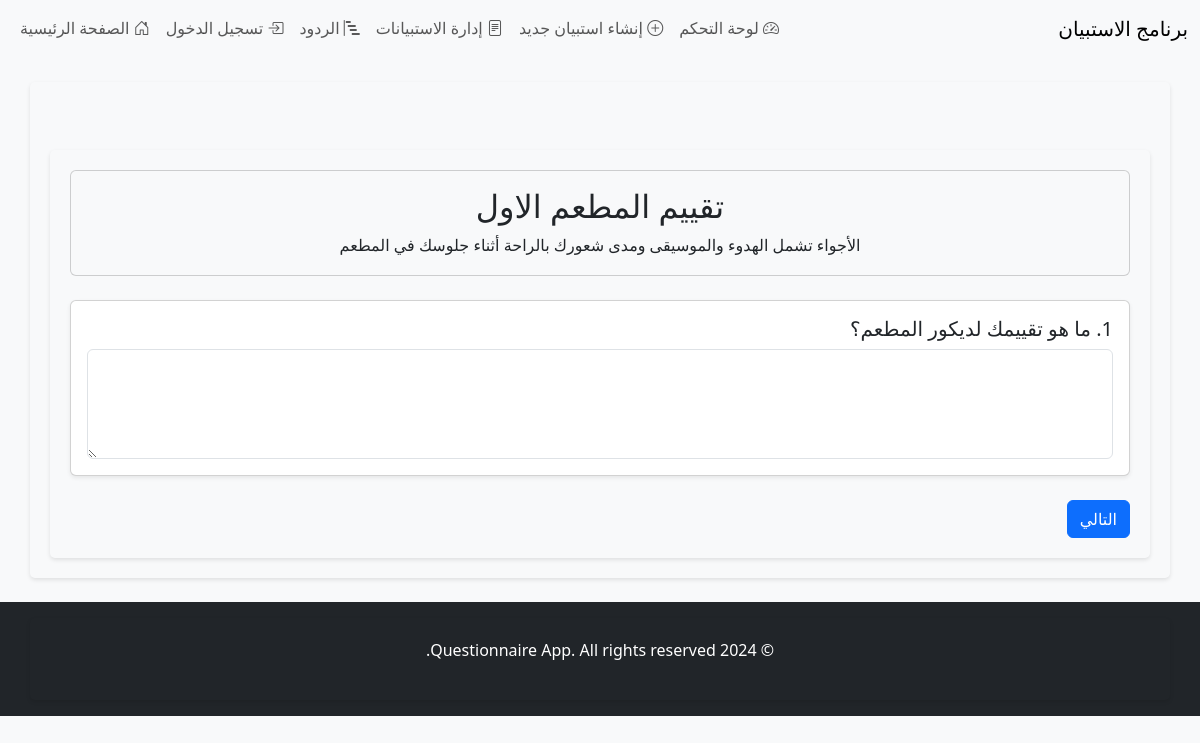
Screenshot of /questionnaire/take.php?id=1 with the database file from the repository.
### tables this page shows
CREATE TABLE `questionnaires` (
  `questionnaire_id` int(10) UNSIGNED NOT NULL,
  `title` varchar(255) NOT NULL,
  `description` text DEFAULT NULL,
  `created_at` datetime NOT NULL DEFAULT current_timestamp()
);

CREATE TABLE `questions` (
  `question_id` int(10) UNSIGNED NOT NULL,
  `questionnaire_id` int(10) UNSIGNED NOT NULL,
  `question_text` text NOT NULL,
  `question_type` enum('text','textarea','choice','stars') NOT NULL
);

### questionnaire/take.php (the view, shortened to what this page needs)
<?php
include '../includes/header.php';
include '../includes/db_connect.php';
if (isset($_GET['id'])) {
    $questionnaire_id = (int)$_GET['id'];
    $stmt = $pdo->prepare('SELECT * FROM questionnaires WHERE questionnaire_id = ?');
    $stmt->execute([$questionnaire_id]);
    $questionnaire = $stmt->fetch();
    $stmt = $pdo->prepare('SELECT * FROM questions WHERE questionnaire_id = ? ORDER BY question_id');
    $stmt->execute([$questionnaire_id]);
    $questions = $stmt->fetchAll();
} else {
    header('Location: index.php');
    exit();
}
?>
<div class="container mt-5" dir="rtl">
    <div class="card mb-4 bg-light">
        <div class="card-body">
            <h2 class="card-title text-center"><?php echo htmlspecialchars($questionnaire['title']); ?></h2>
            <p class="card-text text-center"><?php echo htmlspecialchars($questionnaire['description']); ?></p>
        </div>
    </div>
    <form action="submit.php" method="post" id="questionForm" class="needs-validation" novalidate>
        <div class="slider">
            <?php foreach ($questions as $index => $question): ?>
                <div class="slider-item" data-index="<?php echo $index; ?>" style="<?php echo $index === 0 ? '' : 'display:none;'; ?>">
                    <div class="card mb-4 shadow-sm">
                        <div class="card-body">
                            <h5 class="card-title"><?php echo ($index + 1) . '. ' . htmlspecialchars($question['question_text']); ?></h5>
                            <?php if ($question['question_type'] == 'text'): ?>
                                <input type="text" name="answers[<?php echo $question['question_id']; ?>]" class="form-control" required>
                                <div class="invalid-feedback">
                                    الرجاء تقديم إجابة.
                                </div>
                            <?php elseif ($question['question_type'] == 'textarea'): ?>
                                <textarea name="answers[<?php echo $question['question_id']; ?>]" class="form-control" rows="4" required></textarea>
                            <?php endif; ?>
                        </div>
                    </div>
                </div>
            <?php endforeach; ?>
        </div>
        <div class="d-flex justify-content-between">
            <div>
                <button type="button" id="nextBtn" class="btn btn-primary">التالي</button>
            </div>
        </div>
    </form>
</div>
<?php
include '../includes/footer.php';
?>

### assets/css/styles.css (style rules this page uses)
* { margin: 0; padding: 0; box-sizing: border-box; }
body { font-family: 'Segoe UI', Tahoma, Geneva, Verdana, sans-serif; line-height: 1.6; background-color: #f8f9fa; color: #343a40; }
h1, h2, h3 { color: #495057; }
p { margin-bottom: 1rem; }
.container { padding: 20px; border-radius: 5px; box-shadow: 0 2px 4px rgba(0,0,0,0.1); }
input[type="text"], input[type="email"], input[type="password"], textarea, select { width: 100%; padding: 0.75rem; border: 1px solid #ced4da; border-radius: 4px; transition: border-color 0.2s; }

### questionnaire/take.php (style rules this page uses)
.slider-item { display: none; }

### rows the page displays
questionnaires: title "تقييم المطعم الاول", description "الأجواء تشمل الهدوء والموسيقى ومدى شعورك بالراحة أثناء جلوسك في المطعم"
questions: question_text "ما هو تقييمك لديكور المطعم؟"
